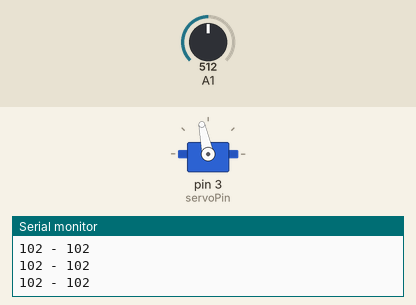
Recording of a sketch running on a simulated Arduino Uno, built with avr-gcc and run on an emulated ATmega328P. Shown: servo, the last lines printed to the serial monitor. Inputs (shaded band) come from the test bench; at power-on: A1 = 512.

Above: at 1.2 s.
1.3 s: A1 set to 716
At 2.4 s:
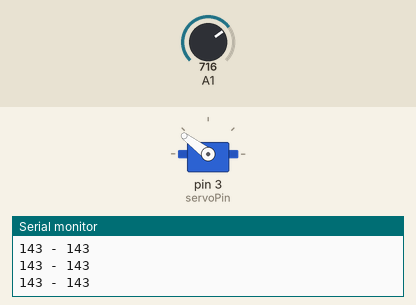
2.8 s: A1 set to 900
At 3.7 s:
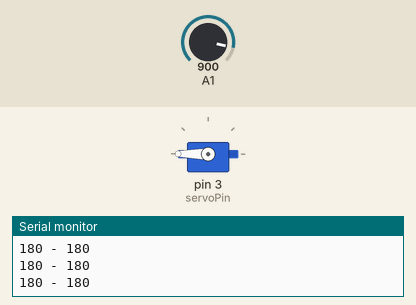
4.5 s: A1 set to 306
At 5.0 s:
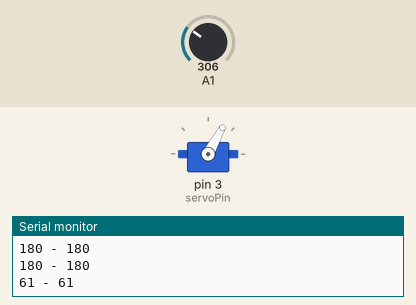
6.1 s: A1 set to 122
At 7.5 s:
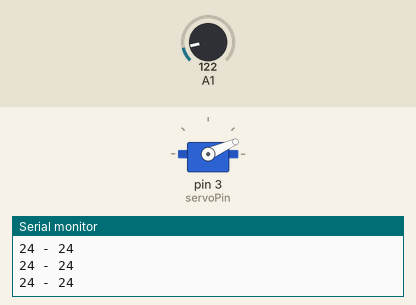
7.8 s: A1 set to 0
At 8.7 s:
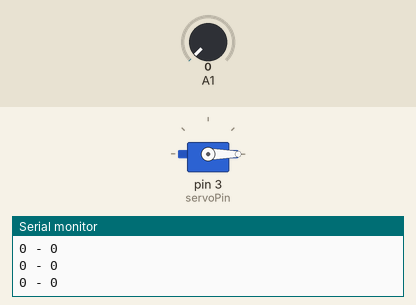
9.5 s: A1 set to 511
At 10.0 s:
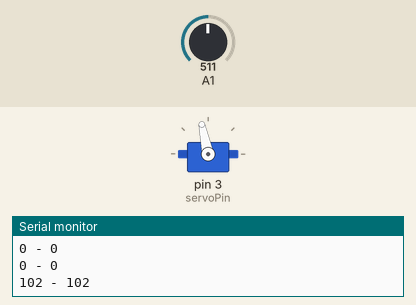
Timing chart, 0 to 12.1 s (numbered marks = the images above; inputs shaded):
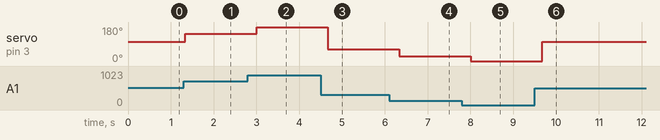

Measured:
- after the input at 1.3 s, servo on pin 3 (servoPin): 102° → 143° at once
- after the input at 2.8 s, servo on pin 3 (servoPin): 143° → 180° after 0.20 s
- after the input at 4.5 s, servo on pin 3 (servoPin): 180° → 61° after 0.17 s
- after the input at 6.1 s, servo on pin 3 (servoPin): 61° → 24° after 0.24 s
- after the input at 7.8 s, servo on pin 3 (servoPin): 24° → 0° after 0.20 s
- after the input at 9.5 s, servo on pin 3 (servoPin): 0° → 102° after 0.17 s

The sketch:

servo.ino
```cpp
#include <Servo.h>

int servoPin = 3;
int factor = 5;
Servo Servo1;

void setup() {
   Serial.begin(9600);
   Servo1.attach(servoPin);
}

void loop(){
    int val = analogRead(A1);
    val = val / factor;
    int pos = min(val, 180);
    Serial.print(val);
    Serial.print(" - ");
    Serial.print(pos);
    Serial.print("\n");
    Servo1.write(pos);
    delay(333);
  }
```
